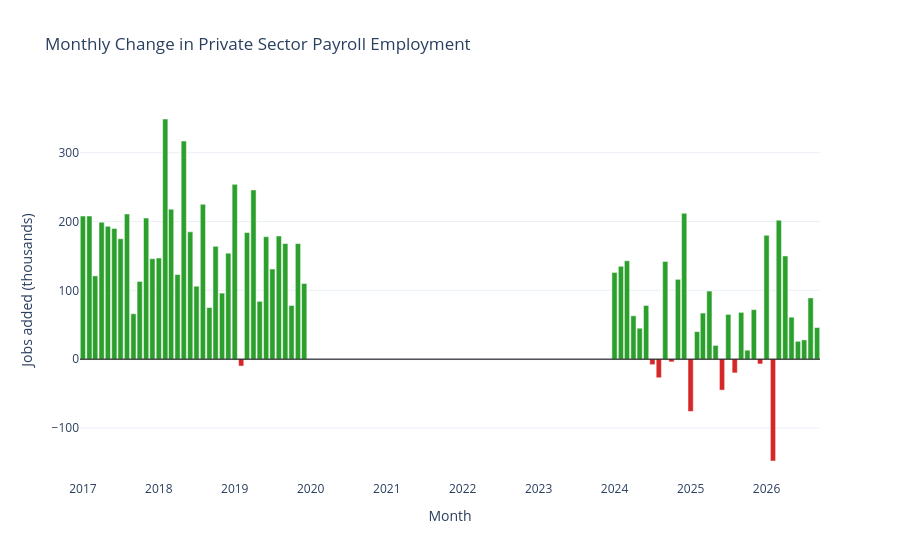

The cell this chart's notebook holds for it:
### Code cell
import plotly.graph_objects as go

# Drop the first row (null diff)
plot_df = df_joined_private.drop_nulls("monthly_change")

x = plot_df["year_month"].to_list()
y = plot_df["monthly_change"].to_list()

# Optional: color gains and losses differently
colors = ["#2ca02c" if v >= 0 else "#d62728" for v in y]

fig = go.Figure(
    go.Bar(
        x=x,
        y=y,
        marker_color=colors,
        hovertemplate="%{x|%b %Y}<br>%{y:,.0f}k jobs<extra></extra>",
    )
)

fig.update_layout(
    title="Monthly Change in Private Sector Payroll Employment",
    xaxis_title="Month",
    yaxis_title="Jobs added (thousands)",
    template="plotly_white",
    bargap=0.1,
)

fig.add_hline(y=0, line_color="black", line_width=1)

fig.show()

### Figure 1 — Plotly figure (JSON) as saved in the notebook; plotly's stock layout.template omitted (floating-point values rounded to 4 significant figures)
{"data": [{"hovertemplate": "%{x|%b %Y}<br>%{y:,.0f}k jobs<extra></extra>", "marker": {"color": ["#2ca02c", "#2ca02c", "#2ca02c", "#2ca02c", "#2ca02c", "#2ca02c", "#2ca02c", "#2ca02c", "#2ca02c", "#2ca02c", "#2ca02c", "#2ca02c", "#2ca02c", "#2ca02c", "#2ca02c", "#2ca02c", "#2ca02c", "#2ca02c", "#2ca02c", "#2ca02c", "#2ca02c", "#2ca02c", "#2ca02c", "#2ca02c", "#2ca02c", "#d62728", "#2ca02c", "#2ca02c", "#2ca02c", "#2ca02c", "#2ca02c", "#2ca02c", "#2ca02c", "#2ca02c", "#2ca02c", "#2ca02c", "#2ca02c", "#2ca02c", "#2ca02c", "#2ca02c", "#2ca02c", "#2ca02c", "#d62728", "#d62728", "#2ca02c", "#d62728", "#2ca02c", "#2ca02c", "#d62728", "#2ca02c", "#2ca02c", "#2ca02c", "#2ca02c", "#d62728", "#2ca02c", "#d62728", "#2ca02c", "#2ca02c", "#2ca02c", "#d62728", "#2ca02c", "#d62728", "#2ca02c", "#2ca02c", "#2ca02c", "#2ca02c", "#2ca02c", "#2ca02c", "#2ca02c"]}, "type": "bar", "x": ["2017-01-01", "2017-02-01", "2017-03-01", "2017-04-01", "2017-05-01", "2017-06-01", "2017-07-01", "2017-08-01", "2017-09-01", "2017-10-01", "2017-11-01", "2017-12-01", "2018-01-01", "2018-02-01", "2018-03-01", "2018-04-01", "2018-05-01", "2018-06-01", "2018-07-01", "2018-08-01", "2018-09-01", "2018-10-01", "2018-11-01", "2018-12-01", "2019-01-01", "2019-02-01", "2019-03-01", "2019-04-01", "2019-05-01", "2019-06-01", "2019-07-01", "2019-08-01", "2019-09-01", "2019-10-01", "2019-11-01", "2019-12-01", "2024-01-01", "2024-02-01", "2024-03-01", "2024-04-01", "2024-05-01", "2024-06-01", "2024-07-01", "2024-08-01", "2024-09-01", "2024-10-01", "2024-11-01", "2024-12-01", "2025-01-01", "2025-02-01", "2025-03-01", "2025-04-01", "2025-05-01", "2025-06-01", "2025-07-01", "2025-08-01", "2025-09-01", "2025-10-01", "2025-11-01", "2025-12-01", "2026-01-01", "2026-02-01", "2026-03-01", "2026-04-01", "2026-05-01", "2026-06-01", "2026-07-01", "2026-08-01", "2026-09-01"], "y": [208, 208, 121, 199, 193, 190, 175, 211, 66, 113, 205, 146, 147, 349, 218, 123, 317, 185, 106, 225, 75, 164, 96, 154, 254, -10, 184, 246, 84, 178, 131, 179, 168, 78, 168, 110, 126, 135, 143, 63, 45, 78, -8, -27, 142, -4, 116, 212, -76, 40, 67, 99, 20, -45, 65, -20, 68, 13, 72, -7, 180, -148, 202, 150, 61, 26, 28, 89, 46]}], "layout": {"bargap": 0.1, "shapes": [{"line": {"color": "black", "width": 1}, "type": "line", "x0": 0, "x1": 1, "xref": "x domain", "y0": 0, "y1": 0, "yref": "y"}], "title": {"text": "Monthly Change in Private Sector Payroll Employment"}, "xaxis": {"title": {"text": "Month"}}, "yaxis": {"title": {"text": "Jobs added (thousands)"}}}}
